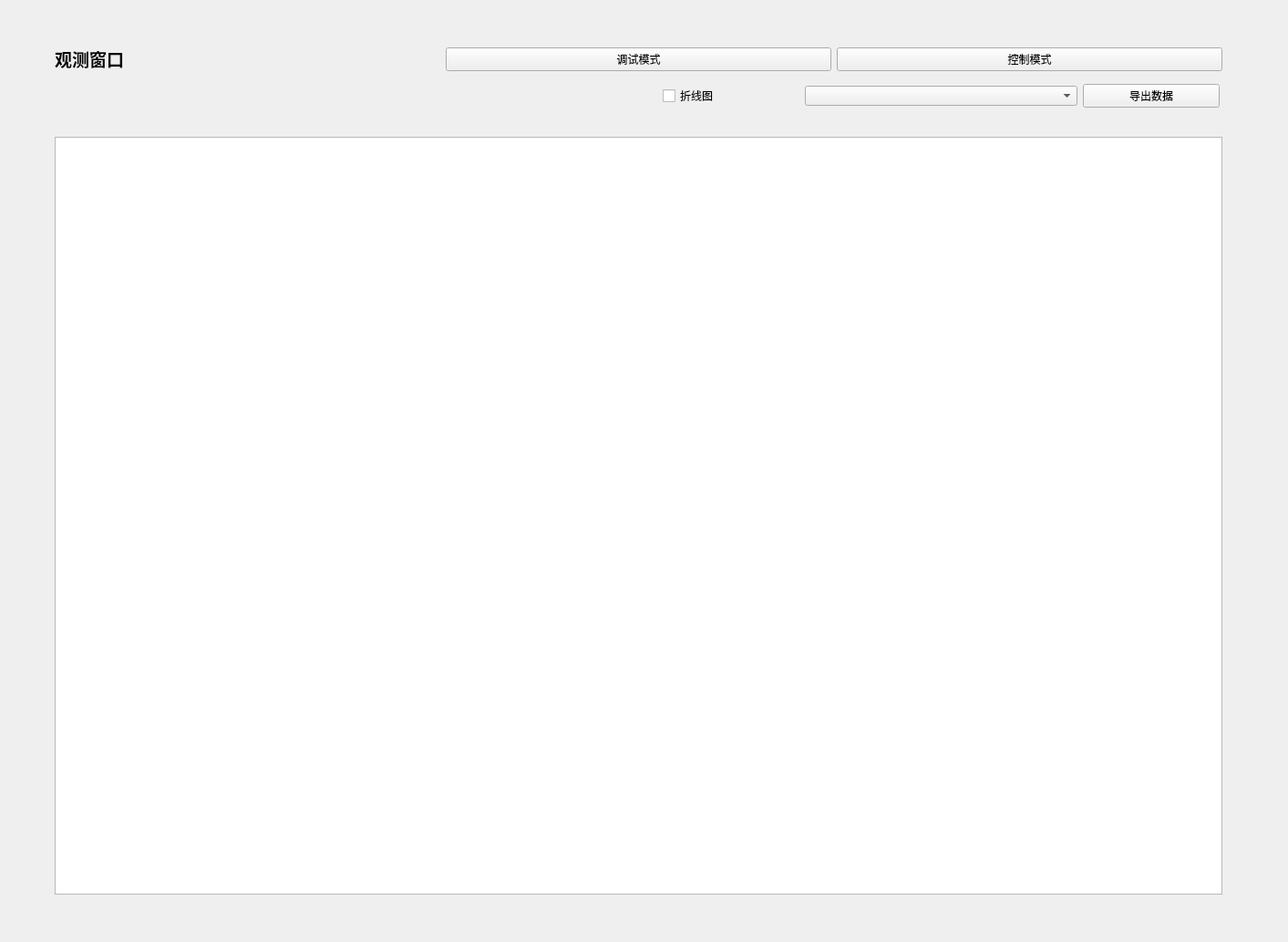
<?xml version="1.0" encoding="UTF-8"?>
<ui version="4.0">
 <class>Form</class>
 <widget class="QWidget" name="Form">
  <property name="geometry">
   <rect>
    <x>0</x>
    <y>0</y>
    <width>1413</width>
    <height>1033</height>
   </rect>
  </property>
  <property name="windowTitle">
   <string>Form</string>
  </property>
  <widget class="QWidget" name="layoutWidget">
   <property name="geometry">
    <rect>
     <x>60</x>
     <y>50</y>
     <width>1281</width>
     <height>30</height>
    </rect>
   </property>
   <layout class="QHBoxLayout" name="horizontalLayout">
    <item>
     <widget class="QLabel" name="label_33">
      <property name="enabled">
       <bool>true</bool>
      </property>
      <property name="text">
       <string>&lt;html&gt;&lt;head/&gt;&lt;body&gt;&lt;p&gt;&lt;span style=&quot; font-size:14pt; font-weight:600;&quot;&gt;观测窗口&lt;/span&gt;&lt;/p&gt;&lt;/body&gt;&lt;/html&gt;</string>
      </property>
     </widget>
    </item>
    <item>
     <widget class="QPushButton" name="pushButton_debug_model">
      <property name="text">
       <string>调试模式</string>
      </property>
     </widget>
    </item>
    <item>
     <widget class="QPushButton" name="pushButton_control_model">
      <property name="text">
       <string>控制模式</string>
      </property>
     </widget>
    </item>
   </layout>
  </widget>
  <widget class="QWidget" name="layoutWidget">
   <property name="geometry">
    <rect>
     <x>727</x>
     <y>90</y>
     <width>611</width>
     <height>30</height>
    </rect>
   </property>
   <layout class="QHBoxLayout" name="horizontalLayout_2">
    <item>
     <widget class="QCheckBox" name="checkBox_chart">
      <property name="text">
       <string>折线图</string>
      </property>
     </widget>
    </item>
    <item>
     <widget class="QComboBox" name="comboBox_data">
      <property name="minimumSize">
       <size>
        <width>299</width>
        <height>0</height>
       </size>
      </property>
     </widget>
    </item>
    <item>
     <widget class="QPushButton" name="pushButton_data_output">
      <property name="text">
       <string>导出数据</string>
      </property>
     </widget>
    </item>
   </layout>
  </widget>
  <widget class="QTableView" name="tableView">
   <property name="geometry">
    <rect>
     <x>60</x>
     <y>150</y>
     <width>1281</width>
     <height>831</height>
    </rect>
   </property>
  </widget>
 </widget>
 <resources/>
 <connections/>
</ui>
